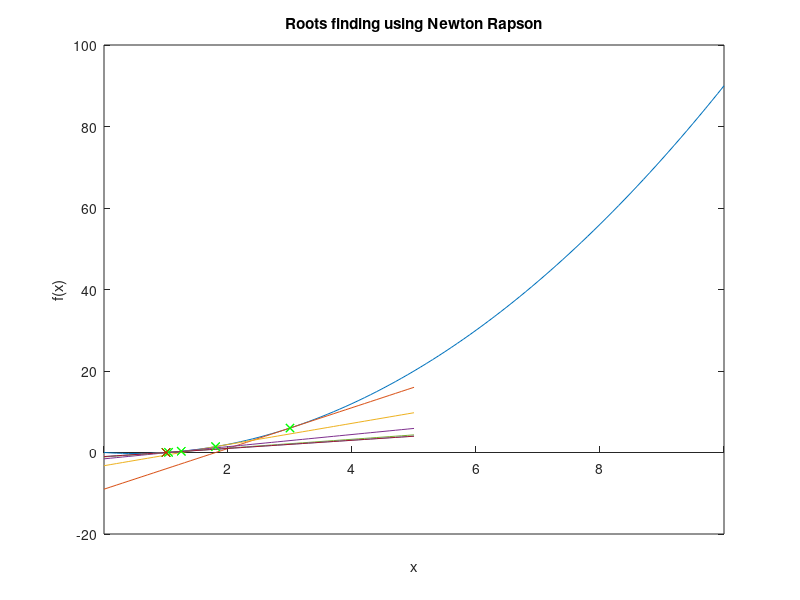

This figure's MATLAB source:
function root = task_104 ()

  f = @(x) x.^2-x;
  df = @(x) 2*x-1;

  xAxis = [0:0.1:10];
  plot(xAxis, f(xAxis));
  set(gca,'xAxisLocation','origin');
  title('Roots finding using Newton Rapson');
  xlabel('x');
  ylabel('f(x)');
  hold on;

  x0 = 3;
  tolerence = 1e-6;
  roots = [];
  x = [0:0.1:5];


  while abs(f(x0)) > tolerence
    roots = [roots, x0];
    x1 = x0 - f(x0)/df(x0);
    slp = @(x) (f(x0)*(x1-x))/(x1-x0)
    plot(x,slp(x));
    plot(x0,f(x0),'gx');
    pause(1);
    x0=x1;
  end
  fprintf('The root is: %d\n',x0);
  plot(roots, f(roots),'gx');
  plot(x0,f(x0),'rx');

endfunction
